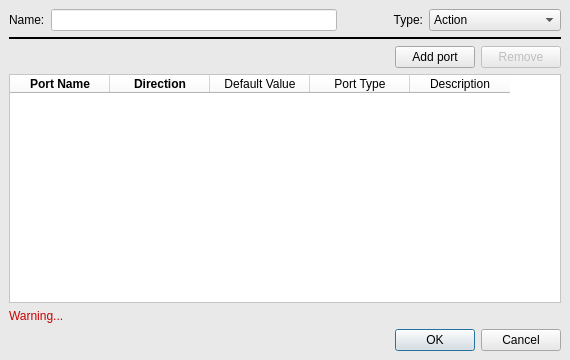
<?xml version="1.0" encoding="UTF-8"?>
<ui version="4.0">
 <class>CustomNodeDialog</class>
 <widget class="QDialog" name="CustomNodeDialog">
  <property name="geometry">
   <rect>
    <x>0</x>
    <y>0</y>
    <width>570</width>
    <height>360</height>
   </rect>
  </property>
  <property name="maximumSize">
   <size>
    <width>16777215</width>
    <height>400</height>
   </size>
  </property>
  <property name="windowTitle">
   <string>Custom Node Editor</string>
  </property>
  <property name="styleSheet">
   <string notr="true">background-color: rgb(233, 233, 233)</string>
  </property>
  <layout class="QVBoxLayout" name="verticalLayout" stretch="0,0,0,0,0,0">
   <property name="spacing">
    <number>6</number>
   </property>
   <property name="leftMargin">
    <number>9</number>
   </property>
   <property name="topMargin">
    <number>9</number>
   </property>
   <property name="rightMargin">
    <number>9</number>
   </property>
   <property name="bottomMargin">
    <number>9</number>
   </property>
   <item>
    <layout class="QGridLayout" name="gridLayout">
     <item row="0" column="1">
      <widget class="QLineEdit" name="lineEdit">
       <property name="styleSheet">
        <string notr="true">background-color: white;</string>
       </property>
      </widget>
     </item>
     <item row="0" column="2">
      <widget class="QLabel" name="label_3">
       <property name="minimumSize">
        <size>
         <width>80</width>
         <height>0</height>
        </size>
       </property>
       <property name="text">
        <string>Type:</string>
       </property>
       <property name="alignment">
        <set>Qt::AlignRight|Qt::AlignTrailing|Qt::AlignVCenter</set>
       </property>
      </widget>
     </item>
     <item row="0" column="0">
      <widget class="QLabel" name="label_2">
       <property name="text">
        <string>Name:</string>
       </property>
      </widget>
     </item>
     <item row="0" column="3">
      <widget class="QComboBox" name="comboBox">
       <item>
        <property name="text">
         <string>Action</string>
        </property>
       </item>
       <item>
        <property name="text">
         <string>Condition</string>
        </property>
       </item>
       <item>
        <property name="text">
         <string>RemoteAction</string>
        </property>
       </item>
       <item>
        <property name="text">
         <string>RemoteCondition</string>
        </property>
       </item>
       <item>
        <property name="text">
         <string>Subscriber</string>
        </property>
       </item>
       <item>
        <property name="text">
         <string>RemoteSubscriber</string>
        </property>
       </item>
       <item>
        <property name="text">
         <string>Control</string>
        </property>
       </item>
       <item>
        <property name="text">
         <string>SubTree</string>
        </property>
       </item>
       <item>
        <property name="text">
         <string>Decorator</string>
        </property>
       </item>
      </widget>
     </item>
    </layout>
   </item>
   <item>
    <widget class="Line" name="line">
     <property name="frameShadow">
      <enum>QFrame::Plain</enum>
     </property>
     <property name="lineWidth">
      <number>2</number>
     </property>
     <property name="orientation">
      <enum>Qt::Horizontal</enum>
     </property>
    </widget>
   </item>
   <item>
    <layout class="QHBoxLayout" name="horizontalLayout">
     <item>
      <spacer name="horizontalSpacer">
       <property name="orientation">
        <enum>Qt::Horizontal</enum>
       </property>
       <property name="sizeHint" stdset="0">
        <size>
         <width>40</width>
         <height>20</height>
        </size>
       </property>
      </spacer>
     </item>
     <item>
      <widget class="QPushButton" name="pushButtonAdd">
       <property name="text">
        <string>Add port</string>
       </property>
      </widget>
     </item>
     <item>
      <widget class="QPushButton" name="pushButtonRemove">
       <property name="enabled">
        <bool>false</bool>
       </property>
       <property name="text">
        <string>Remove</string>
       </property>
      </widget>
     </item>
    </layout>
   </item>
   <item>
    <widget class="QTableWidget" name="tableWidget">
     <property name="styleSheet">
      <string notr="true">background-color: white;</string>
     </property>
     <property name="selectionMode">
      <enum>QAbstractItemView::SingleSelection</enum>
     </property>
     <property name="selectionBehavior">
      <enum>QAbstractItemView::SelectRows</enum>
     </property>
     <property name="columnCount">
      <number>5</number>
     </property>
     <attribute name="horizontalHeaderMinimumSectionSize">
      <number>100</number>
     </attribute>
     <attribute name="horizontalHeaderDefaultSectionSize">
      <number>100</number>
     </attribute>
     <attribute name="verticalHeaderVisible">
      <bool>false</bool>
     </attribute>
     <column>
      <property name="text">
       <string>Port Name</string>
      </property>
      <property name="font">
       <font>
        <weight>75</weight>
        <bold>true</bold>
       </font>
      </property>
     </column>
     <column>
      <property name="text">
       <string>Direction</string>
      </property>
      <property name="font">
       <font>
        <weight>75</weight>
        <bold>true</bold>
       </font>
      </property>
     </column>
     <column>
      <property name="text">
       <string>Default Value</string>
      </property>
     </column>
     <column>
      <property name="text">
       <string>Port Type</string>
      </property>
     </column>
     <column>
      <property name="text">
       <string>Description</string>
      </property>
     </column>
    </widget>
   </item>
   <item>
    <widget class="QLabel" name="labelWarning">
     <property name="styleSheet">
      <string notr="true">color: rgb(204, 0, 0);</string>
     </property>
     <property name="text">
      <string>Warning...</string>
     </property>
    </widget>
   </item>
   <item>
    <widget class="QDialogButtonBox" name="buttonBox">
     <property name="orientation">
      <enum>Qt::Horizontal</enum>
     </property>
     <property name="standardButtons">
      <set>QDialogButtonBox::Cancel|QDialogButtonBox::Ok</set>
     </property>
    </widget>
   </item>
  </layout>
 </widget>
 <resources/>
 <connections>
  <connection>
   <sender>buttonBox</sender>
   <signal>accepted()</signal>
   <receiver>CustomNodeDialog</receiver>
   <slot>accept()</slot>
   <hints>
    <hint type="sourcelabel">
     <x>248</x>
     <y>254</y>
    </hint>
    <hint type="destinationlabel">
     <x>157</x>
     <y>274</y>
    </hint>
   </hints>
  </connection>
  <connection>
   <sender>buttonBox</sender>
   <signal>rejected()</signal>
   <receiver>CustomNodeDialog</receiver>
   <slot>reject()</slot>
   <hints>
    <hint type="sourcelabel">
     <x>316</x>
     <y>260</y>
    </hint>
    <hint type="destinationlabel">
     <x>286</x>
     <y>274</y>
    </hint>
   </hints>
  </connection>
 </connections>
</ui>
